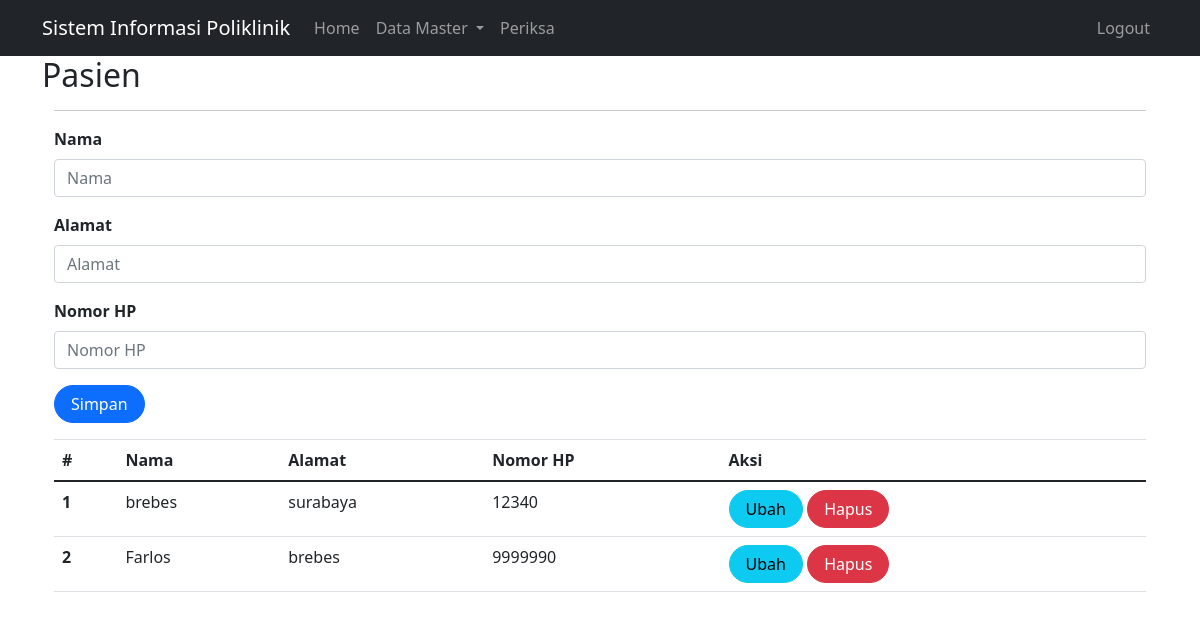
The page /index.php?page=pasien (signed in) on the database its author committed.
### tables this page shows
CREATE TABLE `pasien` (
  `id` int(10) UNSIGNED NOT NULL,
  `nama` varchar(255) DEFAULT NULL,
  `alamat` varchar(255) DEFAULT NULL,
  `no_hp` varchar(50) DEFAULT NULL
);

### pasien.php (the view, shortened to what this page needs)
<?php
include_once("koneksi.php");
?>
<!DOCTYPE html>
<html lang="en">
<head>
    <link rel="stylesheet" href="assets/css/bootstrap.css">
    <link href="https://cdn.jsdelivr.net/npm/bootstrap@5.0.2/dist/css/bootstrap.min.css"
    rel="stylesheet"
>
</head>
<body>
<div class="container">
    <hr>
    <form class="form row" method="POST" action="" name="myForm" onsubmit="return validate();">
        <?php
        $nama = '';
        $alamat = '';
        $no_hp = '';
        ?>
        <div class="form-group">
            <label for="inputNama" class="form-label fw-bold">
                Nama
            </label>
            <input type="text" class="form-control" name="nama" id="inputNama" placeholder="Nama" value="<?php echo $nama; ?>">
        </div>
        <div class="form-group">
            <label for="inputAlamat" class="form-label fw-bold">
                Alamat
            </label>
            <input type="text" class="form-control" name="alamat" id="inputAlamat" placeholder="Alamat" value="<?php echo $alamat; ?>">
        </div>
        <div class="form-group">
            <label for="inputNoHP" class="form-label fw-bold">
                Nomor HP
            </label>
            <input type="text" class="form-control" name="no_hp" id="inputNoHP" placeholder="Nomor HP" value="<?php echo $no_hp; ?>">
        </div>
        <div class="form-group">
            <button type="submit" class="btn btn-primary rounded-pill px-3" name="simpan">Simpan</button>
        </div>
    </form>
    <table class="table table-hover">
        <thead>
            <tr>
                <th scope="col">#</th>
                <th scope="col">Nama</th>
                <th scope="col">Alamat</th>
                <th scope="col">Nomor HP</th>
                <th scope="col">Aksi</th>
            </tr>
        </thead>
        <tbody>
            <?php
            $result = mysqli_query(
                $mysqli,"SELECT * FROM pasien"
            );
            $no = 1;
            while ($data = mysqli_fetch_array($result)) {
            ?>
                <tr>
                    <th scope="row"><?php echo $no++ ?></th>
                    <td><?php echo $data['nama'] ?></td>
                    <td><?php echo $data['alamat'] ?></td>
                    <td><?php echo $data['no_hp'] ?></td>
                    <td>
                        <a class="btn btn-info rounded-pill px-3"
                        href="pasien.php?id=<?php echo $data['id'] ?>">Ubah
                        </a>
                        <a class="btn btn-danger rounded-pill px-3"
                        href="pasien.php?id=<?php echo $data['id'] ?>&aksi=hapus">Hapus
                        </a>
                    </td>
                </tr>
            <?php
            }
            ?>
        </tbody>
    </table>
</div>
</body>
</html>

### rows shown on the page
pasien: nama "brebes", alamat "surabaya", no_hp "12340"
pasien: nama "Farlos", alamat "brebes", no_hp "9999990"

### other values the page prints
$_GET['page'] "Pasien"
